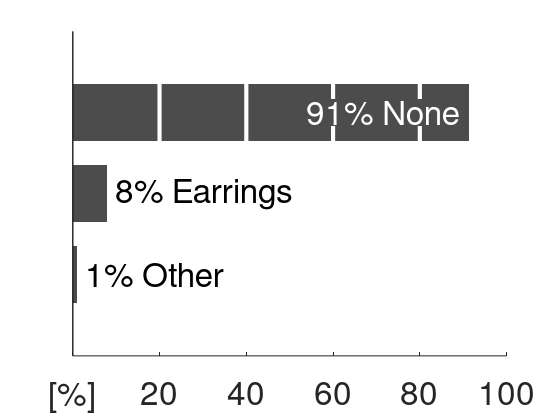
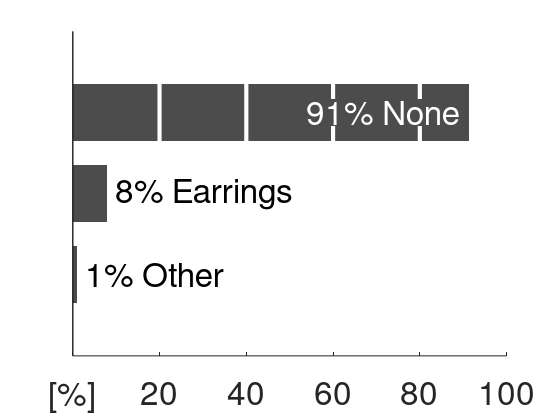
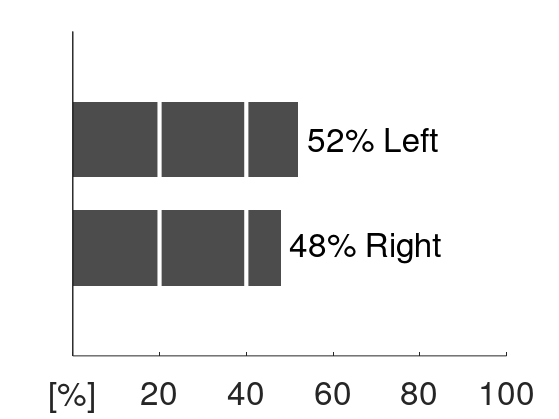
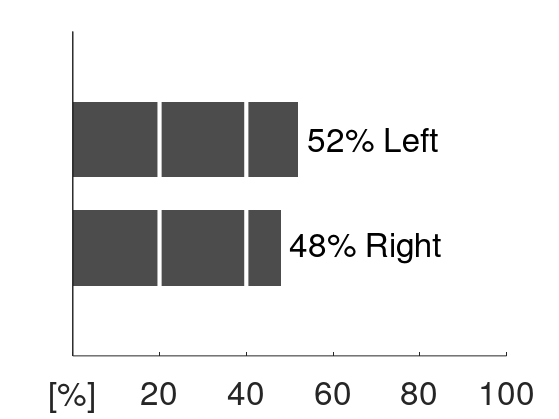

MATLAB code to generate these figures, in order:
fontSize = 24;
barColor = [0.3 0.3 0.3];
data = struct();

data(1).name = 'accessories';
data(1).labels = {'None' 'Earrings' 'Other'};
data(1).rightAlignment = [1 0 0];
data(1).numbers = [913 78 9];

data(2).name = 'side';
data(2).labels = {'Left' 'Right'};
data(2).rightAlignment = [0 0];
data(2).numbers = [520 480];

data(3).name = 'pitch';
data(3).labels = {'Up ++' 'Up +' 'Neutral' 'Down +' 'Down ++'};
data(3).rightAlignment = [0 0 0 0 0];
data(3).numbers = [23 156 543 250 28];

data(4).name = 'roll';
data(4).labels = {'To Right ++' 'To Right +' 'Neutral' 'To Left +' 'To Left ++'};
data(4).rightAlignment = [0 0 0 0 0];
data(4).numbers = [24 181 625 151 19];

data(5).name = 'yaw';
data(5).labels = {'Frontal Left' 'Middle Left' 'Profile Left' 'Profile Right' 'Middle Right' 'Frontal Right'};
data(5).rightAlignment = [0 0 0 0 0 0];
data(5).numbers = [143 313 64 86 249 145];

data(6).name = 'occlusion';
data(6).labels = {'None' 'Mild' 'Severe'};
data(6).rightAlignment = [0 0 0];
data(6).numbers = [651 275 74];

data(7).name = 'gender';
data(7).labels = {'Female', 'Male'};
data(7).rightAlignment = [0 1];
data(7).numbers = [9 91];

data(8).name = 'ethnicity';
data(8).labels = {'White' 'Asian' 'South Asian' 'Black' 'Middle Eastern' 'South American' 'Other'};
data(8).rightAlignment = [0 0 0 0 0 0 0];
data(8).numbers = [61 18 3 11 3 3 1];

for i = 1:length(data)
    h = figure;
    name = data(i).name;
    labels = fliplr(data(i).labels);
    rightAlignment = fliplr(data(i).rightAlignment);
    numbers = fliplr(data(i).numbers);
    disp(sum(numbers));
    numbers = 100 * numbers / sum(numbers);
   
    barWidth = 0.7;
    
    barh(numbers, 'BarWidth', barWidth, 'EdgeColor', 'none', 'FaceColor', barColor);
    %set(gca,'YTickLabel', labels)
    xlim([0 100]);
    hold on
    
    % plot tufte lines
    lns = 0:20:100;
    lns = lns(2:end);
    for j = 1:length(lns)
        line([lns(j) lns(j)], [0 length(numbers) + barWidth], 'color', 'w', 'LineWidth', 3);
    end
    
    % set steps
    set(gca, 'xtick', [0 lns]);
    set(gca, 'XTickLabel', {'[%]', '20', '40', '60', '80', '100'});
    set(gca, 'ytick', []);
    set(gca, 'box', 'off')
    
    % set font size
    set(gca, 'FontSize', fontSize);
    set(findall(gcf, 'type', 'text'), 'fontSize', fontSize);
    
    % display labels
    yOffset = 2;
    for k = 1:length(numbers)
        num = numbers(k);
        lab = {num2str(round(num)), '% ', labels{k}};
        
        if (rightAlignment(k) == 0)
            horzAlign = 'left';
            fColor = [0 0 0];
            bColor = 'none';
            
            num = num + yOffset;
        else 
            horzAlign = 'right';
            fColor = [1 1 1];
            bColor = barColor;
            
            num = num - yOffset;
        end
        text(num, k, strjoin(lab, ''), 'fontSize', fontSize, 'margin', 0.1, 'HorizontalAlignment', horzAlign, 'Color', fColor, 'BackgroundColor', bColor);
    end
    
    % save it
    set(h, 'Units', 'Inches');
    pos = get(h, 'Position');
    set(h,'PaperPositionMode','Auto','PaperUnits','Inches','PaperSize',[pos(3), pos(4)]);
    print(h, ['awed_plots/', name], '-dpdf', '-r0');
    
    savefig(['awed_plots/', name]);
end